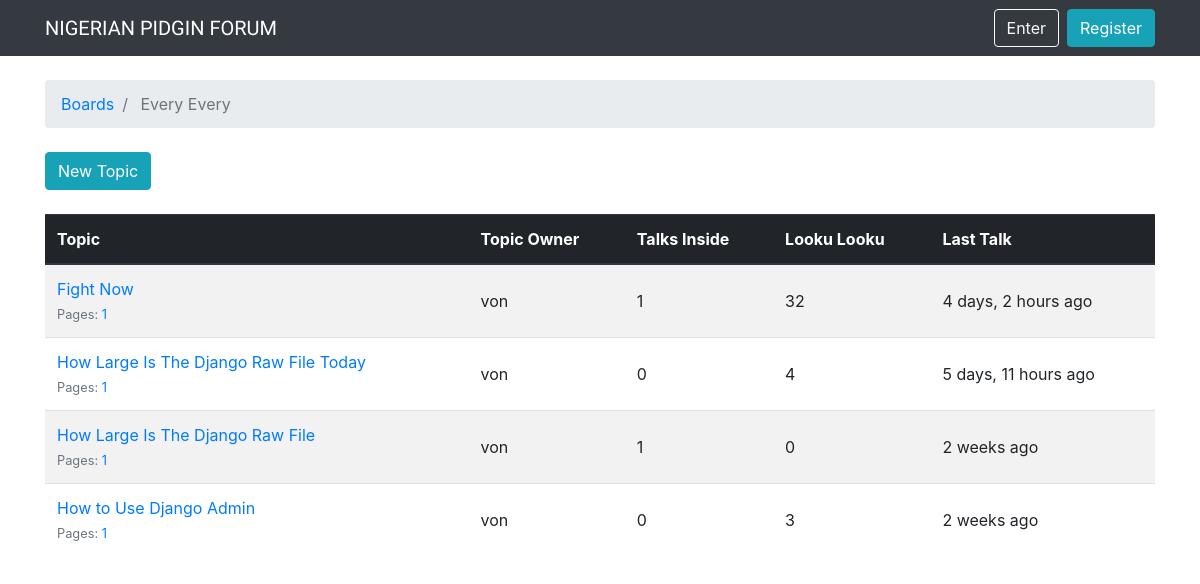
The app's page /boards/1/ with its own data.
### boards/models.py (models this page shows, shortened)
class Board(models.Model):
	name = models.CharField(max_length=40, unique=True)
	description = models.CharField(max_length=150)

class Topic(models.Model):
	subject = models.CharField(max_length=250)
	last_updated = models.DateTimeField(auto_now_add=True)
	board = models.ForeignKey(Board, on_delete=models.CASCADE, related_name='topics')
	starter = models.ForeignKey(User, on_delete=models.CASCADE, related_name='topics')
	views = models.PositiveIntegerField(default=0)
	def get_page_count(self):
		count = self.posts.count()
		pages = count / 20
		return math.ceil(pages)
	def has_many_pages(self, count=None):
		if count is None:
			count = self.get_page_count()
		return count > 6
	def get_page_range(self):
		count = self.get_page_count()
		if self.has_many_pages(count):
			return range(1, 5)
		return range(1, count + 1)

### boards/views.py (the view)
# urls.py: path('boards/<int:pk>/', TopicListView.as_view(), name='board_topics'),
class TopicListView(ListView):
    model = Topic
    context_object_name = 'topics'
    template_name = 'topics.html'
    paginate_by = 20
    def get_context_data(self, **kwargs):
        kwargs['board'] = self.board
        return super().get_context_data(**kwargs)
    def get_queryset(self):
        self.board = get_object_or_404(Board, pk=self.kwargs.get('pk'))
        queryset = self.board.topics.order_by('-last_updated').annotate(replies=Count('posts') - 1)
        return queryset

### templates/topics.html (shortened to what this page needs)
{% extends 'base.html' %}
{% load humanize %}
{% block breadcrumb %}
<li class="breadcrumb-item"> <a href="{% url 'home' %}"> Boards </a> </li>
<li class="breadcrumb-item active"> {{board.name}} </li>
{% endblock %}
{% block content %}
<div class="mb-4">
	<a href="{% url 'new_topic' board.pk %}" class="btn btn-info">New Topic</a>
</div>
<table class="table table-striped mb-4">
    <thead class="thead-dark">
	      <tr>
		        <th>Topic</th>
   			   	<th>Topic Owner</th>
            <th>Talks Inside</th>
            <th>Looku Looku</th>
            <th>Last Talk</th>
   			</tr>
      </thead>
   		<tbody>
        	{% for topic in topics %}
              {% url 'topic_posts' board.pk topic.pk as topic_url %}
	            <tr>
                  <td>
                        <p class="mb-0">
                            <a href="{{ topic_url }}"> {{ topic.subject }} </a>
                        </p>
                        <small class="text-muted">
                            Pages:
                            {% for i in topic.get_page_range %}
                                <a href="{{ topic_url }}?page={{ i }}"> {{ i }} </a>
                            {% endfor %}
                          </small>
                        </td>
                  	    <td class="align-middle">{{ topic.starter.username}}</td>
   	    		          	<td class="align-middle">{{ topic.replies }}</td>
   			              	<td class="align-middle">{{topic.views}}</td>
                        <td class="align-middle">{{topic.last_updated|naturaltime}}</td>
                    </tr>
      			    {% endfor %}
            </tbody>
        </table>
{% endblock %}

### records on screen
Board: name "Every Every"
Topic: subject "Fight Now", get_page_range "1", starter.username "von", replies "1", views "32", last_updated "4 days, 2 hours ago"
Topic: subject "How Large Is The Django Raw File Today", get_page_range "1", starter.username "von", replies "0", views "4", last_updated "5 days, 11 hours ago"
Topic: subject "How Large Is The Django Raw File", get_page_range "1", starter.username "von", replies "1", views "0", last_updated "2 weeks ago"
Topic: subject "How to Use Django Admin", get_page_range "1", starter.username "von", replies "0", views "3", last_updated "2 weeks ago"
